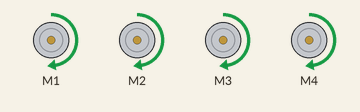
Recording of a sketch running on a simulated Arduino Uno, built with avr-gcc and run on an emulated ATmega328P. Parts: 4 × DC motor (green arrow = forward, orange = backward, longer = faster). What the sketch prints to the serial monitor is not drawn.

Above: at 0.5 s.
At 1.5 s:
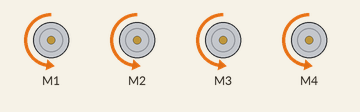
At 5.5 s:
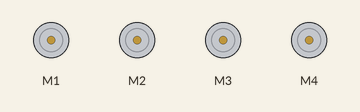
Timing chart, 0 to 6.9 s (numbered marks = the images above):
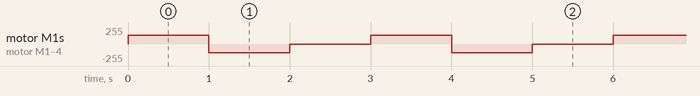

The sketch:

main.ino
```cpp
// Code for driving a robot car using an Arduno and an Adafruit V1.2 motor shield

// Initialize
#include <AFMotor.h>

 // Construct motor instancs
AF_DCMotor R1(1, MOTOR12_1KHZ); // create motor #1, 1KHz pwm
AF_DCMotor R2(2, MOTOR12_1KHZ); // create motor #2, 1KHz pwm
AF_DCMotor L3(3, MOTOR34_1KHZ); // create motor #3, 1KHz pwm
AF_DCMotor L4(4, MOTOR34_1KHZ); // create motor #4, 1KHz pwm


void setup() {
  Serial.begin(9600);           // set up Serial library at 9600 bps
  Serial.println("Motor test!");

  R1.setSpeed(128);     // set the speed to 200/255
  R2.setSpeed(128);     // set the speed to 200/255
  L3.setSpeed(128);     // set the speed to 200/255
  L4.setSpeed(128);     // set the speed to 200/255

}

void loop() {
  Serial.print("tick ");

  R1.run(FORWARD);      // turn it on going forward
  R2.run(FORWARD);      // turn it on going forward
  L3.run(FORWARD);      // turn it on going forward
  L4.run(FORWARD);      // turn it on going forward
  delay(1000);


  Serial.print("tock ");
  R1.run(BACKWARD);     // the other way
  R2.run(BACKWARD);     // the other way
  L3.run(BACKWARD);     // the other way
  L4.run(BACKWARD);     // the other way
  delay(1000);


  Serial.println("tack");
  R1.run(RELEASE);      // stopped
  R2.run(RELEASE);      // stopped
  L3.run(RELEASE);      // stopped
  L4.run(RELEASE);      // stopped
  delay(1000);
}
```

Measured:
- by itself, motor M1–4: repeats every 3.0 s: backward 128/255 1.0 s, stopped 1.0 s, forward 128/255 1.0 s
